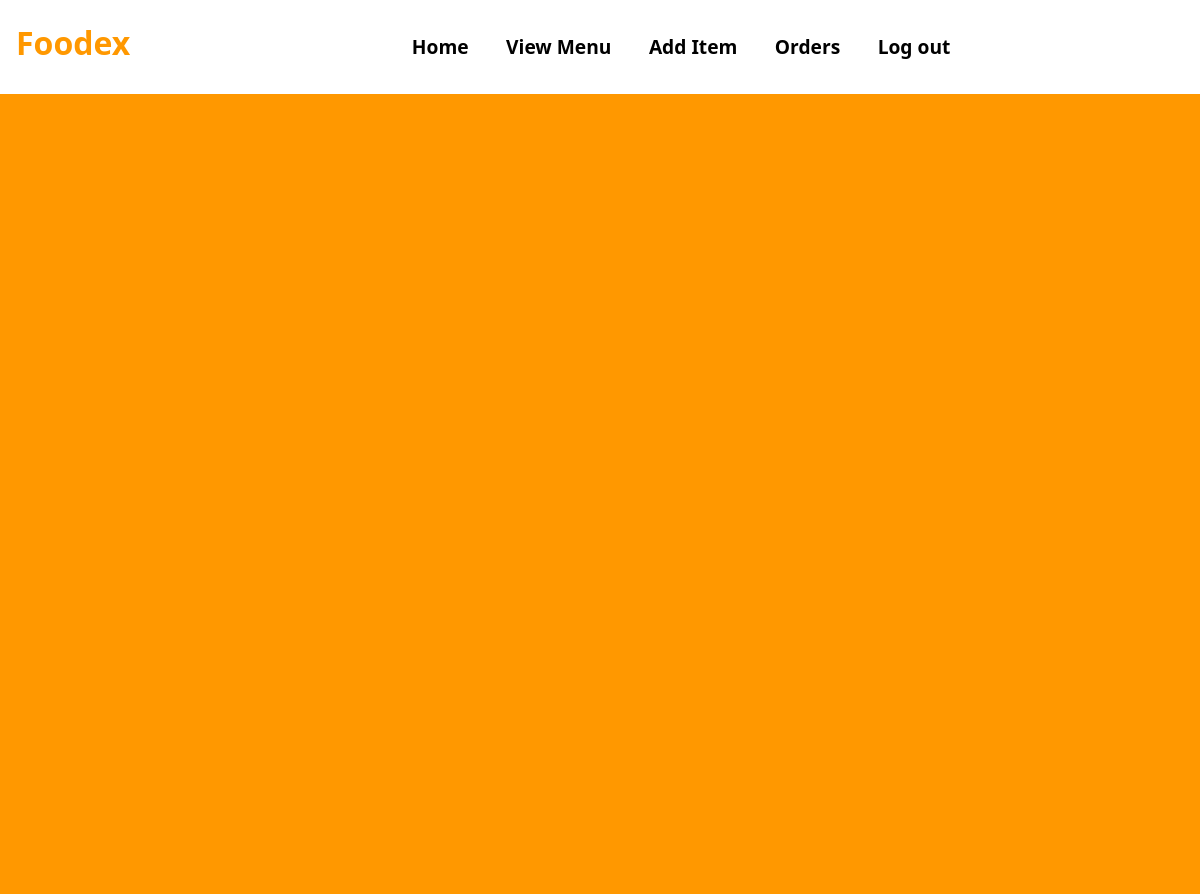
Before: /Edit-Item?id=1 with the older database file.
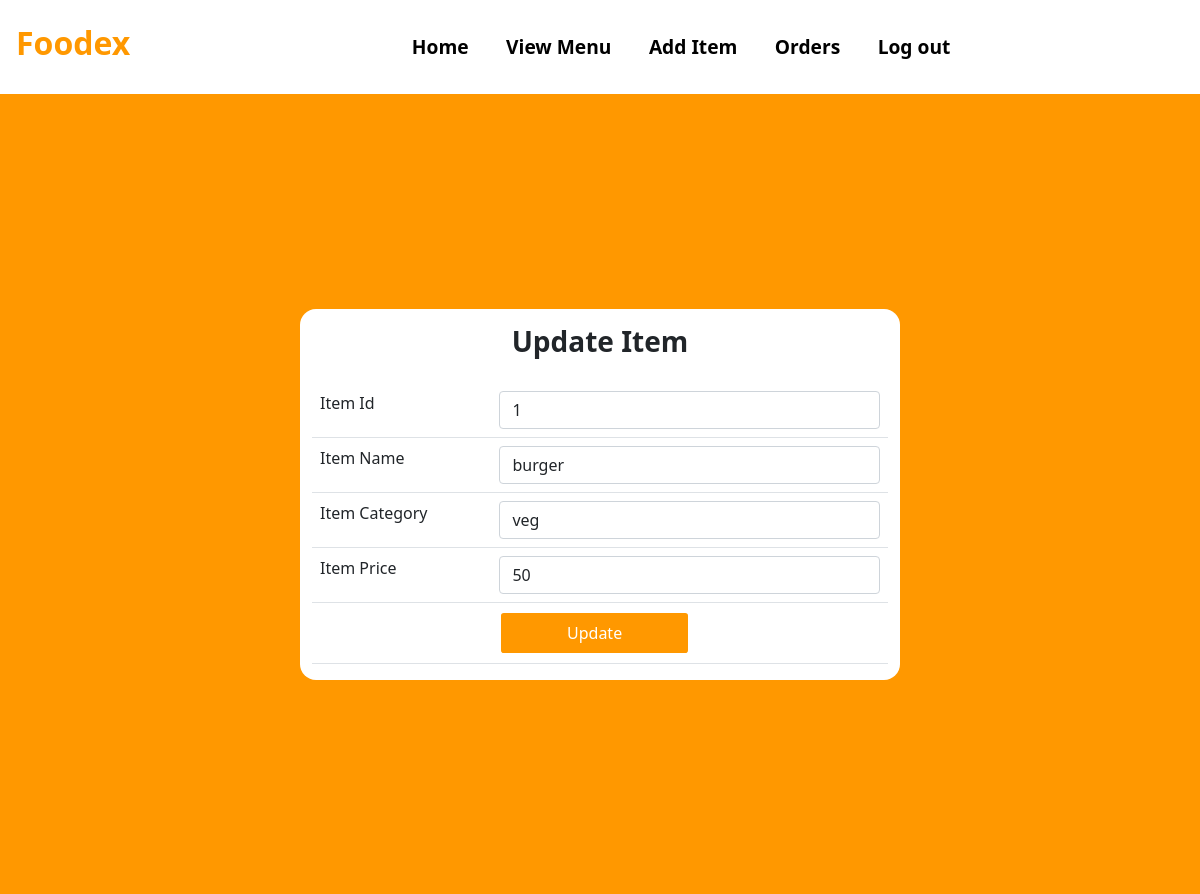
After: the same page with the newer database file.
### tables this page shows
CREATE TABLE MENU(
                        ITEM_ID INTEGER PRIMARY KEY AUTOINCREMENT,
                        ITEM_NAME TEXT,
                        ITEM_CATEGORY TEXT,
                        ITEM_PRICE INTEGER,
                        RESTAURANT_ID INTEGER,
                        FOREIGN KEY(RESTAURANT_ID) REFERENCES RESTAURANT(RESTAURANT_ID)
                       );

### app.py (the view)
@app.route("/Edit-Item")
def Edit_Item():
    getid = str(request.args.get('id'))
    cursor = connection.cursor()
    cursor.execute("SELECT * FROM MENU where ITEM_ID=" + getid)
    result = cursor.fetchall()
    return render_template("Update_Menu_Item.html", Item=result)

### templates/Update_Menu_Item.html (shortened to what this page needs)
<!DOCTYPE html>
<html lang="en">
<head>
    <link href="https://cdn.jsdelivr.net/npm/bootstrap@5.1.3/dist/css/bootstrap.min.css" rel="stylesheet">
    <link rel= "stylesheet" type= "text/css" href= "{{ url_for('static',filename='Styles.css') }}">
</head>
<body>
<nav class="navbar navbar-expand-lg bg-white">
  <h3 class="navbar-brand Logo" style="color:#ff9800;font-size: 2rem;"href="#">Foodex</h3>
    <div class="container">
  <div class="collapse navbar-collapse" id="navbarSupportedContent">
    <ul class="navbar-nav mr-auto nav-links">
        <li class="nav-item">
        <a class="nav-link nav-link-btn" href="/Resturant-Dashboard">Home</a>
      </li>
      <li class="nav-item">
        <a class="nav-link nav-link-btn" href="/View-Menu">View Menu</a>
      </li>
      <li class="nav-item">
        <a class="nav-link nav-link-btn" href="/Add-Item">Add Item</a>
      </li>
        <li class="nav-item">
        <a class="nav-link nav-link-btn" href="/Resturant-Orders">Orders</a>
      </li>
        <li class="nav-item">
        <a class="nav-link nav-link-btn" href="/">Log out</a>
      </li>
    </ul>
  </div>
     </div>
</nav>
  <div class="ToCenter" style="background:#ff9800;">
    <div class="container">
        <div class="row">
            <div class="col">
                <form action="/Update-Item" method="POST">
                    {% for i in Item %}
                    <table class="table">
                      <tr>
                        <h3 class="Logo">Update Item</h3>
                      </tr>
                        <tr>
                            <td>Item Id</td>
                            <td> <input type="text" name="ITEM_ID" class="form-control" value="{{i[0]}}"> </td>
                        </tr>
                        <tr>
                            <td>Item Name</td>
                            <td> <input type="text" name="ITEM_NAME" class="form-control" value="{{i[1]}}"> </td>
                        </tr>
                        <tr>
                            <td>Item Category</td>
                            <td> <input type="text" name="ITEM_CATEGORY" class="form-control" value="{{i[2]}}"> </td>
                        </tr>
                        <tr>
                            <td>Item Price</td>
                            <td> <input type="text" name="ITEM_PRICE" class="form-control" value="{{i[3]}}"> </td>
                        </tr>
                        <tr>
                            <td></td>
                            <td><button type="submit" class="Submit-btn" style="background:#ff9800;">Update</button></td>
                        </tr>
                    </table>
                    {% endfor %}
                </form>
            </div>
        </div>
    </div>
    </div>
</body>
</html>

Changed rows visible on the page:
added MENU: ITEM_ID "1", ITEM_NAME "burger", ITEM_CATEGORY "veg", ITEM_PRICE "50"
